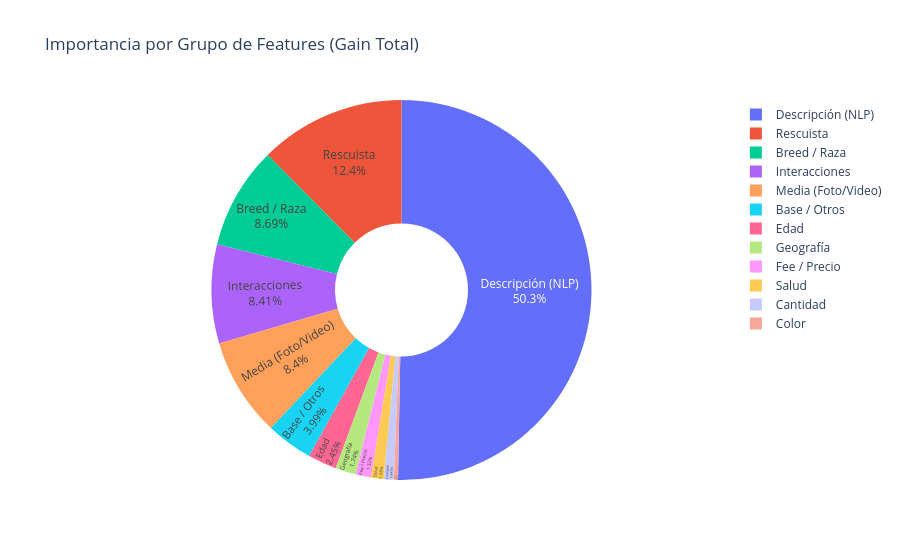

Write notebook code for a chart like this one.
### Code cell
# ── Importancia agregada por grupo (Gain) ──────────────────────────────────
group_importance = {}
for group_name, group_feats in feature_groups.items():
    mask = importance_df['feature'].isin(group_feats)
    group_importance[group_name] = importance_df.loc[mask, 'importance_gain'].sum()

group_df = (
    pd.DataFrame(list(group_importance.items()), columns=['Grupo', 'Importance_Gain'])
    .query('Importance_Gain > 0')
    .sort_values('Importance_Gain', ascending=False)
    .reset_index(drop=True)
)

fig = px.pie(
    group_df, names='Grupo', values='Importance_Gain',
    title='Importancia por Grupo de Features (Gain Total)', hole=0.35,
)
fig.update_traces(textposition='inside', textinfo='percent+label')
fig.show()

display(group_df)

### Figure 1 — Plotly figure (JSON) as saved in the notebook; plotly's stock layout.template omitted (floating-point values rounded to 4 significant figures)
{"data": [{"domain": {"x": [0, 1], "y": [0, 1]}, "hole": 0.35, "hovertemplate": "Grupo=%{label}<br>Importance_Gain=%{value}<extra></extra>", "labels": ["Descripción (NLP)", "Rescuista", "Breed / Raza", "Interacciones", "Media (Foto/Video)", "Base / Otros", "Edad", "Geografía", "Fee / Precio", "Salud", "Cantidad", "Color"], "legendgroup": "", "name": "", "showlegend": true, "textinfo": "percent+label", "textposition": "inside", "type": "pie", "values": [41230.0, 10190.0, 7123.0, 6895.0, 6881.0, 3270.0, 2007.0, 1428.0, 1084.0, 881.5, 691.0, 287.9]}], "layout": {"legend": {"tracegroupgap": 0}, "title": {"text": "Importancia por Grupo de Features (Gain Total)"}}}
